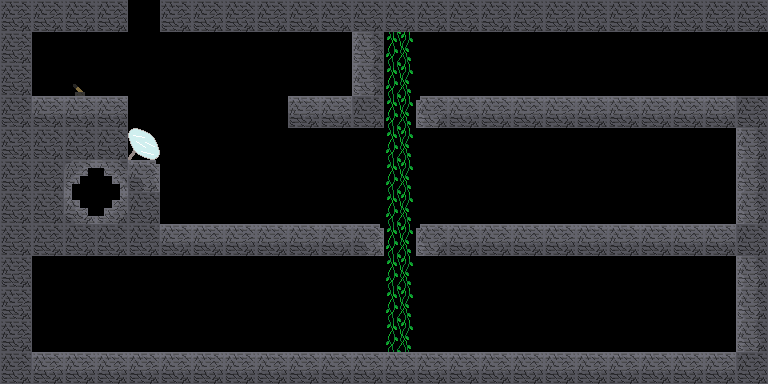

Tiled map render using the project's own tile images. Description and the map definition, with tile-layer contents summarised, below:
An orthogonal 24x12 tile map with 32x32 px tiles, 1 tile layer (Kachelebene 1), 3 tilesets and 1 object.

<map version="1.0" orientation="orthogonal" renderorder="right-down" width="24" height="12" tilewidth="32" tileheight="32" nextobjectid="2">
 <properties>
  <property name="SpawnX" value="2" />
  <property name="SpawnY" value="1" />
 </properties>
 <tileset firstgid="1" name="tileset" tilewidth="32" tileheight="32">
  <image source="tileset_ruin.png" width="128" height="128" />
 </tileset>
 <tileset firstgid="17" name="light" tilewidth="32" tileheight="32">
  <image source="light.png" width="64" height="64" />
 </tileset>
 <tileset firstgid="21" name="objects" tilewidth="32" tileheight="32">
  <image source="spritesheet.png" width="256" height="256" />
 </tileset>
 <layer name="Kachelebene 1" width="24" height="12">
  <data>[288 cells, 127 non-empty, 12 distinct tile ids]</data>
 </layer>
 <objectgroup name="objectLayer">
  <object id="1" gid="64" x="64" y="96" width="32" height="32">
   <properties>
    <property name="TargetX" value="4" />
    <property name="TargetY" value="7" />
   </properties>
  </object>
 </objectgroup>
</map>
